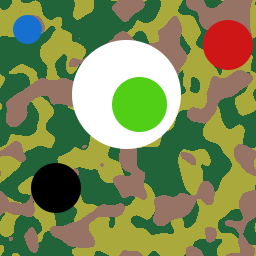
%> input picture S4/PO2/KOLKA_DO_ht.png, 256 x 256 px
$ octave Lab5.m   (GNU Octave 9; MATLAB toolbox functions it lacks are replaced by stand-ins)
%> lines starting %> are read from the running program, lines starting %| are printed output that depends on the picture
im =imread('KOLKA_DO_ht.png');
%> im is the input picture: size 256x256x3 uint8; mean R, G, B 124.7, 138.2, 85.1
imgray=rgb2gray(im);
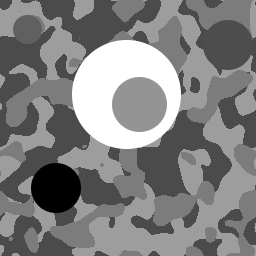
%> imgray: size 256x256 uint8; min 0, max 255, mean 128
[im,map]=imread('KOLKA_DO_ht.png');
%> map = []

subplot(2,2,1);
imshow(im);
xlabel('Oryginal');

subplot(2,2,2);
imshow(imgray);
xlabel('Szary');

BW1 = edge(imgray,'canny');
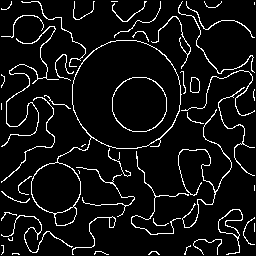
%> BW1: size 256x256 logical; 7.1% white in thin lines or dots
subplot(2,2,3);
imshow(BW1);
xlabel('Krawedzie');

subplot(2,2,4);
[centers, radii] = imfindcircles(imgray,[15 70],'ObjectPolarity','dark','Sensitivity',0.93)
%> centers = [140 105; 56.71 189; 228.8 45.67; 30.6 31.31; 21.58 117.8; 61.24 132.2; 239.3 228.1; 178.1 164.1]; radii = [27.52; 24.95; 24.88; 17.4; 17.68; 23.65; 17.81; 35.58]
[centers1, radii1] = imfindcircles(imgray,[50 130],'ObjectPolarity','bright','Sensitivity',0.93)
%> centers1 = [127 95]; radii1 = 54.4
imshow(im);
h=viscircles(centers1,radii1);
j=viscircles(centers,radii);
n=numel(radii1);
%> n = 1
n1=numel(radii);
%> n1 = 8
kola=n+n1;
%> kola = 9
xlabel({['Wykryte kola: ',num2str(kola)]});
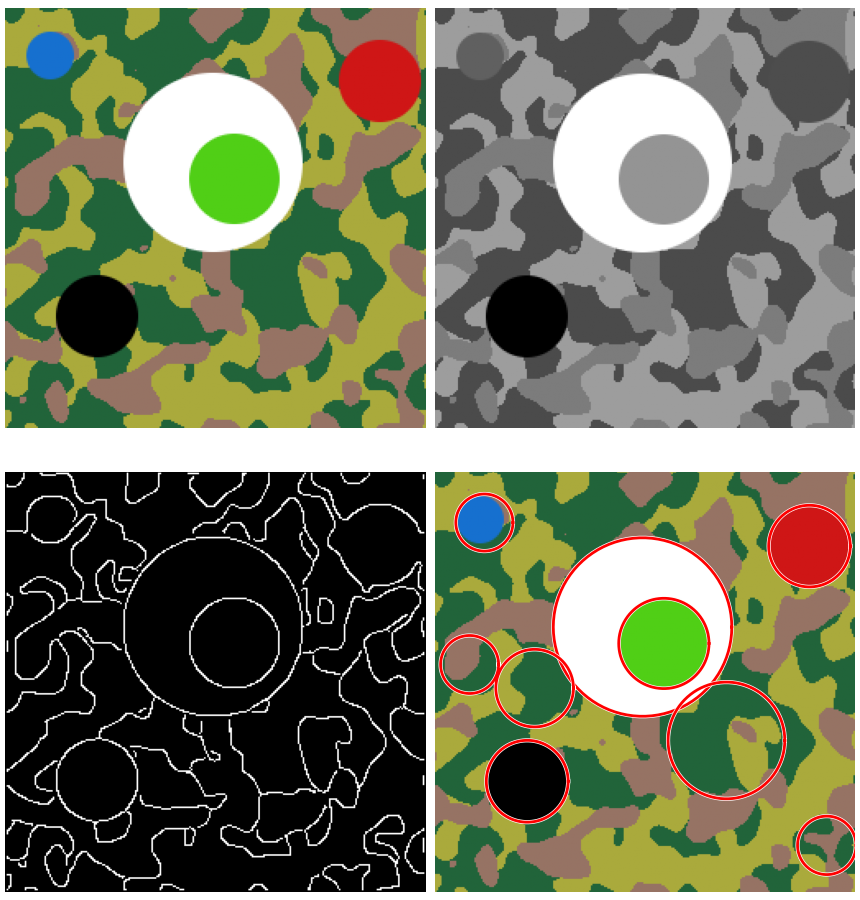
%> figure redrawn from the program's plot data, 4 panels

$ run again, with S4/PO2/kierowca.png copied over S4/PO2/KOLKA_DO_ht.png
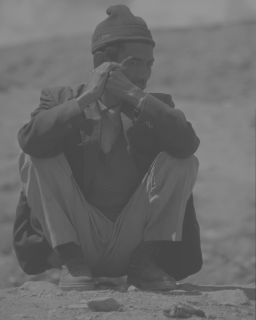
%> input picture S4/PO2/kierowca.png, 256 x 320 px
%> im is the input picture: size 320x256x3 uint8; min 70, max 150, mean 106.1
%> map = []
%> `BW1 = edge(imgray,'canny');`:
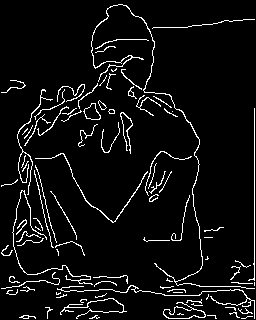
%> BW1: size 320x256 logical; 6.1% white in thin lines or dots
%> centers = [35.37 256.9; 178.7 139.6; 122.2 40.68; 183 301; 41.9 138.4; 168.8 255.9; 158.1 119.8; 9.75 119.5]; radii = [19.22; 19.02; 28.37; 17.49; 21.85; 32.5; 26.72; 22.1]
%> centers1 = [128.5 160.5]; radii1 = 103
%> n = 1
%> n1 = 8
%> kola = 9
%> `xlabel({['Wykryte kola: ',num2str(kola)]});`:
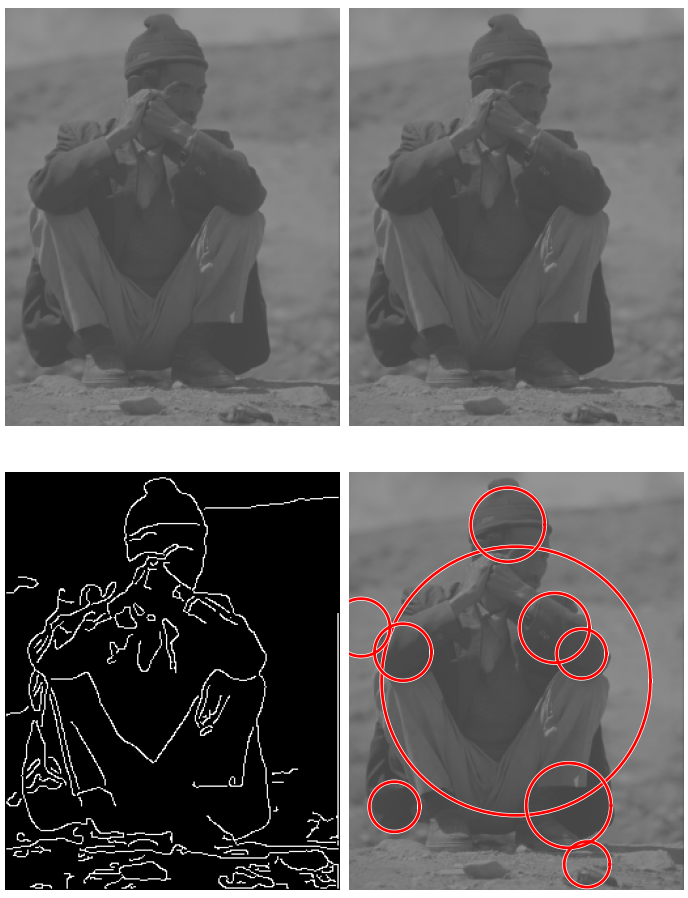
%> figure redrawn from the program's plot data, 4 panels

$ run again, with S4/PO2/ostry.png copied over S4/PO2/KOLKA_DO_ht.png
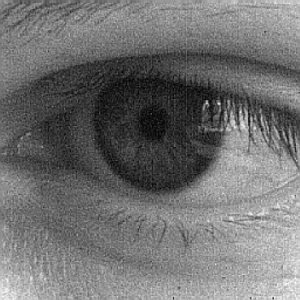
%> input picture S4/PO2/ostry.png, 300 x 300 px
%> im is the input picture: size 300x300x3 uint8; min 0, max 248, mean 112.6
%> map = []
%> `BW1 = edge(imgray,'canny');`:
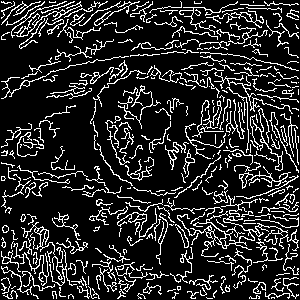
%> BW1: size 300x300 logical; 16.2% white in thin lines or dots
%> centers = [226.4 140]; radii = 43.33
%> centers1 = [150.5 150.5]; radii1 = 104.6
%> n = 1
%> kola = 2
%> `xlabel({['Wykryte kola: ',num2str(kola)]});`:
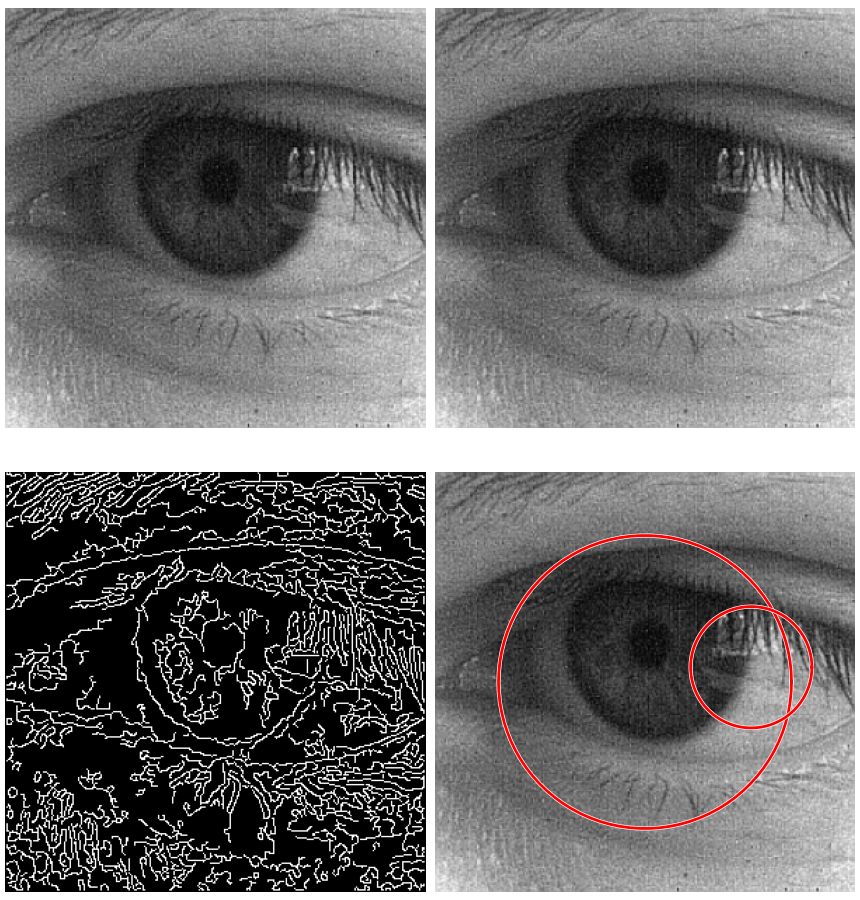
%> figure redrawn from the program's plot data, 4 panels
